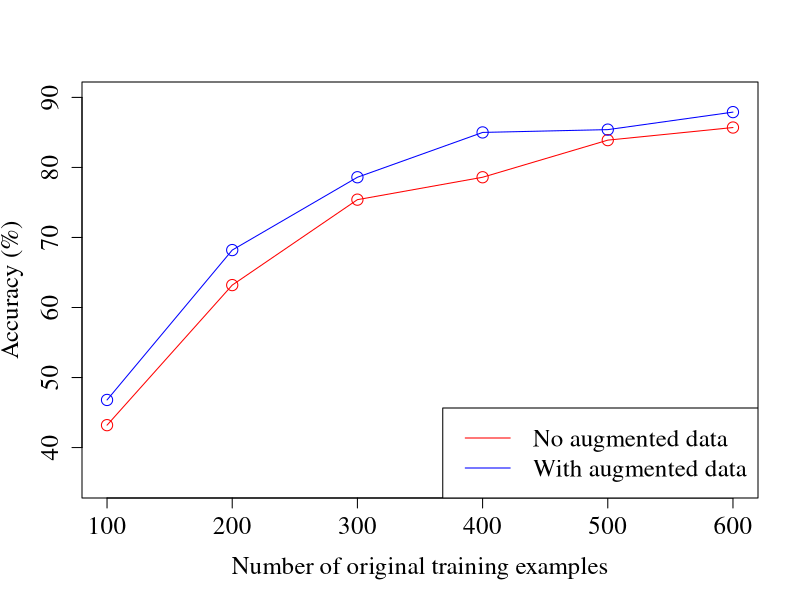

Write the R code that produced this figure.
# Make plot showing effect of data augmentation on geoquery
pdf('fig-geo-augment.pdf')
op = par(family='serif')
x = c(100, 200, 300, 400, 500, 600)
y_orig = c(43.2, 63.2, 75.4, 78.6, 83.9, 85.7)
y_aug = c(46.8, 68.2, 78.6, 85.0, 85.4, 87.9)
plot(x, y_orig, ylim=c(35, 90), col='red', 
     xlab='Number of original training examples', ylab='Accuracy (%)',
     cex=1.5, cex.axis=1.5, cex.lab=1.5)
lines(x, y_orig, col='red')
points(x, y_aug, col='blue', cex=1.5)
lines(x, y_aug, col='blue')

legend('bottomright', c('No augmented data', 'With augmented data'),
       col= c('red', 'blue'), lty=1, cex=1.5)
dev.off()
